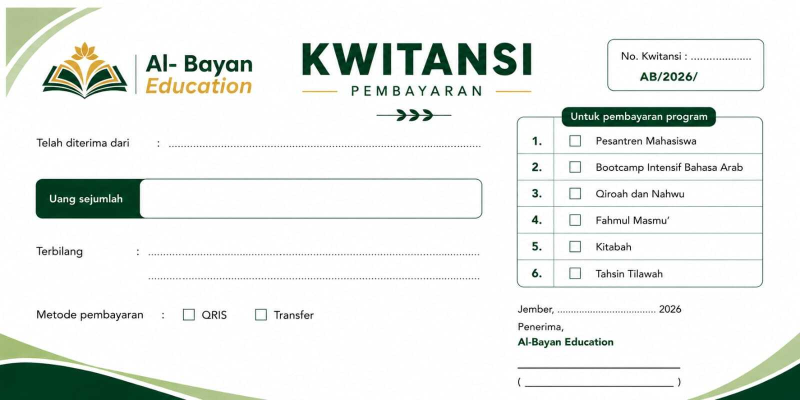
#> input picture images/template_kwitansi.jpg, 1600 x 800 px (shown at 1/2 size)
$ python -i biodata_generator.py   (imports and definitions only)
#> lines starting #> are read from the running program, lines starting #| are printed output that depends on the picture
"""Generator biodata siswa (non-interactive).

Dipanggil oleh aplikasi web (Laravel) dengan dua argumen:
    1. path ke file JSON berisi data biodata
    2. path output file PNG

Struktur JSON:
    {
        "template": "/abs/path/template_biodata.png",
        "font_regular": "/abs/path/arial.ttf",
        "output": "/abs/path/out.png",
        "teks_1": "Nama Lengkap",
        "teks_2": "NIK",
        "teks_3": "Tanggal Lahir",
        "teks_4": "Jenis Kelamin",
        "teks_5": "Nomor HP",
        "teks_6": "Alamat Lengkap",
        "teks_11": "Nama Ayah",
        "teks_12": "Alamat Ayah",
        "teks_15": "Pekerjaan Ayah",
        "teks_16": "Nomor HP Ayah",
        "teks_17": "Nama Ibu",
        "teks_18": "Alamat Ibu",
        "teks_21": "Pekerjaan Ibu",
        "teks_22": "Nomor HP Ibu",
        "teks_23".."teks_28": "Nama Program 1..6",
        "teks_29".."teks_34": "Status Program 1..6",
        "teks_35": "Rumah",
        "teks_36": "Kamar",
        "teks_37": "Ranjang",
        "teks_38": "Kasur"
    }

Koordinat, font, dan ukuran mengikuti template program.png (1055x1491).
"""

from PIL import Image, ImageDraw, ImageFont
from pathlib import Path
import json
import sys

TEMPLATE_WIDTH = 1055
TEMPLATE_HEIGHT = 1491
TEXT_COLOR = (28, 28, 28)

WINDOWS_REGULAR_FONTS = [
    r"C:\Windows\Fonts\arial.ttf",
    r"C:\Windows\Fonts\calibri.ttf",
    r"C:\Windows\Fonts\tahoma.ttf",
]

LINUX_REGULAR_FONTS = [
    "/usr/share/fonts/truetype/dejavu/DejaVuSans.ttf",
    "/usr/share/fonts/truetype/liberation2/LiberationSans-Regular.ttf",
]

# Isi ulang setiap pemanggilan generate() berdasarkan font_regular di payload.
_FONT_CANDIDATES = []


# [6 lines left out: function load_font, not called in this run]


# ============================================================
# SINGLE LINE FIELDS
# x,y = POJOK KIRI ATAS area teks
# ============================================================

FIELDS = {
    "teks_1": {"x":257,"y":452,"w":229,"h":32,"size":18,"font":"Arial","align":"left"},
    "teks_2": {"x":257,"y":504,"w":228,"h":32,"size":18,"font":"Arial","align":"left"},
    "teks_3": {"x":257,"y":570,"w":229,"h":32,"size":18,"font":"Arial","align":"left"},
    "teks_4": {"x":257,"y":633,"w":230,"h":32,"size":18,"font":"Arial","align":"left"},
    "teks_5": {"x":778,"y":451,"w":213,"h":32,"size":18,"font":"Arial","align":"left"},
    "teks_11": {"x":231,"y":811,"w":236,"h":32,"size":18,"font":"Arial","align":"left"},
    "teks_15": {"x":230,"y":948,"w":236,"h":32,"size":18,"font":"Arial","align":"left"},
    "teks_16": {"x":230,"y":983,"w":232,"h":32,"size":18,"font":"Arial","align":"left"},
    "teks_17": {"x":713,"y":812,"w":250,"h":32,"size":18,"font":"Arial","align":"left"},
    "teks_21": {"x":712,"y":947,"w":253,"h":32,"size":18,"font":"Arial","align":"left"},
    "teks_22": {"x":712,"y":982,"w":252,"h":32,"size":18,"font":"Arial","align":"left"},
    "teks_23": {"x":272,"y":1076,"w":327,"h":28,"size":18,"font":"Arial","align":"left"},
    "teks_24": {"x":273,"y":1108,"w":329,"h":32,"size":18,"font":"Arial","align":"left"},
    "teks_25": {"x":273,"y":1139,"w":326,"h":30,"size":18,"font":"Arial","align":"left"},
    "teks_26": {"x":273,"y":1169,"w":324,"h":32,"size":18,"font":"Arial","align":"left"},
    "teks_27": {"x":273,"y":1201,"w":322,"h":32,"size":18,"font":"Arial","align":"left"},
    "teks_28": {"x":273,"y":1232,"w":323,"h":32,"size":18,"font":"Arial","align":"left"},
    "teks_29": {"x":814,"y":1076,"w":182,"h":32,"size":18,"font":"Arial","align":"left"},
    "teks_30": {"x":814,"y":1107,"w":181,"h":32,"size":18,"font":"Arial","align":"left"},
    "teks_31": {"x":814,"y":1138,"w":181,"h":32,"size":18,"font":"Arial","align":"left"},
    "teks_32": {"x":814,"y":1170,"w":181,"h":32,"size":18,"font":"Arial","align":"left"},
    "teks_33": {"x":814,"y":1201,"w":181,"h":32,"size":18,"font":"Arial","align":"left"},
    "teks_34": {"x":814,"y":1233,"w":181,"h":32,"size":18,"font":"Arial","align":"left"},
    "teks_35": {"x":169,"y":1334,"w":101,"h":32,"size":18,"font":"Arial","align":"left"},
    "teks_36": {"x":418,"y":1335,"w":97,"h":32,"size":18,"font":"Arial","align":"left"},
    "teks_37": {"x":665,"y":1334,"w":97,"h":32,"size":18,"font":"Arial","align":"left"},
    "teks_38": {"x":892,"y":1335,"w":97,"h":32,"size":18,"font":"Arial","align":"left"},
}

# ============================================================
# MULTILINE FIELDS
# Semua x,y di sini juga POJOK KIRI ATAS.
# ============================================================

MULTILINE_FIELDS = {
    "teks_6": [
        {"x":778,"y":504,"w":209,"h":32,"size":18,"font":"Arial","align":"left"},
        {"x":575,"y":548,"w":422,"h":32,"size":18,"font":"Arial","align":"left"},
        {"x":575,"y":578,"w":420,"h":32,"size":18,"font":"Arial","align":"left"},
        {"x":575,"y":608,"w":421,"h":32,"size":18,"font":"Arial","align":"left"},
        {"x":575,"y":635,"w":420,"h":32,"size":18,"font":"Arial","align":"left"},
    ],
    "teks_12": [
        {"x":231,"y":843,"w":236,"h":27,"size":18,"font":"Arial","align":"left"},
        {"x":231,"y":865,"w":238,"h":25,"size":18,"font":"Arial","align":"left"},
        {"x":231,"y":889,"w":237,"h":24,"size":18,"font":"Arial","align":"left"},
    ],
    "teks_18": [
        {"x":712,"y":844,"w":253,"h":32,"size":18,"font":"Arial","align":"left"},
        {"x":712,"y":866,"w":252,"h":27,"size":18,"font":"Arial","align":"left"},
        {"x":712,"y":890,"w":252,"h":27,"size":18,"font":"Arial","align":"left"},
    ],
}


# ============================================================
# TEXT UTILITIES
# ============================================================

def text_size(draw, text, font):
    box = draw.textbbox((0, 0), str(text), font=font)
    return box[2] - box[0], box[3] - box[1]


# [91 lines left out: functions fit_font, draw_value, split_text, draw_multiline, not called in this run]


def generate(data):
    template_path = Path(data["template"])
    if not template_path.exists():
        raise FileNotFoundError(f"File tidak ditemukan: {template_path}")

    output_path = Path(data["output"])
    output_path.parent.mkdir(parents=True, exist_ok=True)

    image = Image.open(template_path).convert("RGBA")
    if image.size != (TEMPLATE_WIDTH, TEMPLATE_HEIGHT):
        raise ValueError(
            f"Ukuran template harus {TEMPLATE_WIDTH}x{TEMPLATE_HEIGHT}. "
            f"Sekarang {image.width}x{image.height}."
        )

    global _FONT_CANDIDATES
    font_bold = str(data.get("font_bold") or "")
    font_regular = str(data.get("font_regular") or "")
    _FONT_CANDIDATES = (
        ([font_bold] if font_bold else [])
        + ([font_regular] if font_regular else [])
        + WINDOWS_REGULAR_FONTS
        + LINUX_REGULAR_FONTS
    )

    draw = ImageDraw.Draw(image)

    for field_name, config in FIELDS.items():
        draw_value(draw, data.get(field_name, ""), config)

    for field_name, positions in MULTILINE_FIELDS.items():
        draw_multiline(draw, data.get(field_name, ""), positions)

    image.save(str(output_path), format="PNG")
    return str(output_path)


# [12 lines left out: function main, not called in this run]


# [2 lines not run here, left out]

>>> import cv2
>>> picture = cv2.imread('../images/template_kwitansi.jpg', cv2.IMREAD_GRAYSCALE)
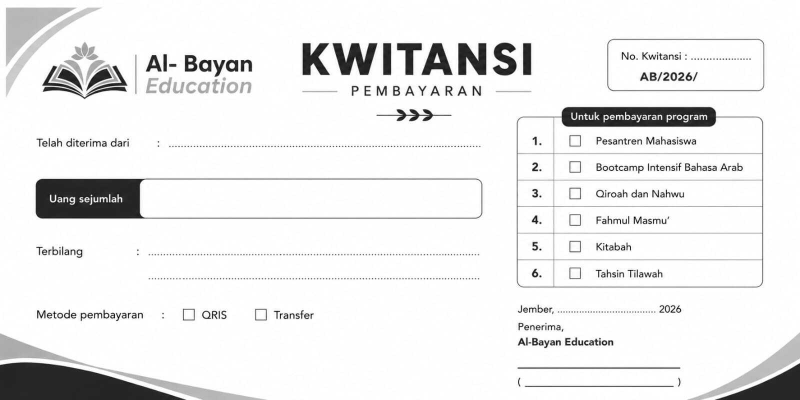
#> picture: shape (800, 1600) (shown at 1/2 size); min 0, max 255, mean 235.3
#> (the run stopped early here; a loop or call above may not have finished)
